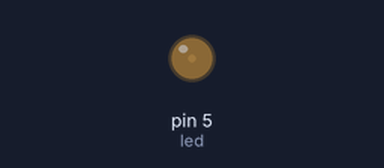
Bench run of a sketch on a simulated Arduino Uno, built with avr-gcc and run on an emulated ATmega328P. Shown: output pins drawn as LEDs (lit = HIGH).

Above: at 0.05 s.
At 0.25 s:
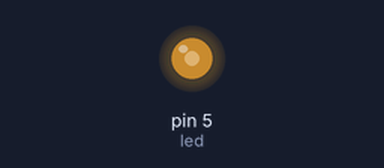
At 0.4 s:
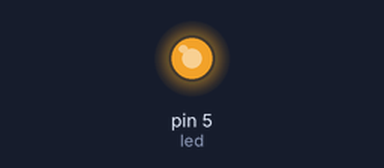
At 0.75 s:
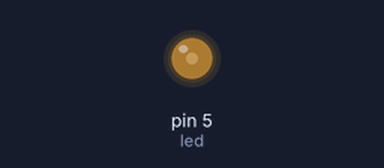
Timing chart, 0 to 3.0 s (numbered marks = the images above):
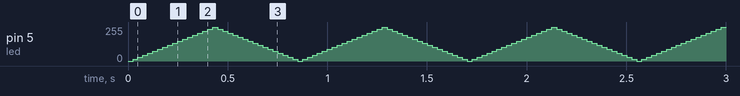

The sketch:

05dimmen.ino
```cpp
int led = 5;
int hell = 0;
int schritt = 15;

void setup() {
  // put your setup code here, to run once:
  pinMode(led, OUTPUT);
}

void loop() {
  // put your main code here, to run repeatedly:
  analogWrite(led, hell);
  hell += schritt;
  if (hell == 0 || hell == 255) {
    schritt = -schritt;
  }
  delay(25);
}
```
